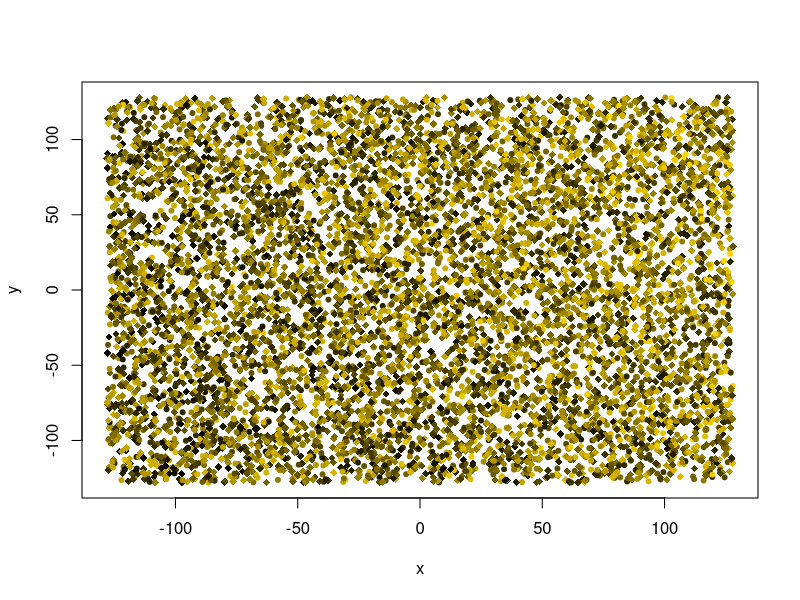
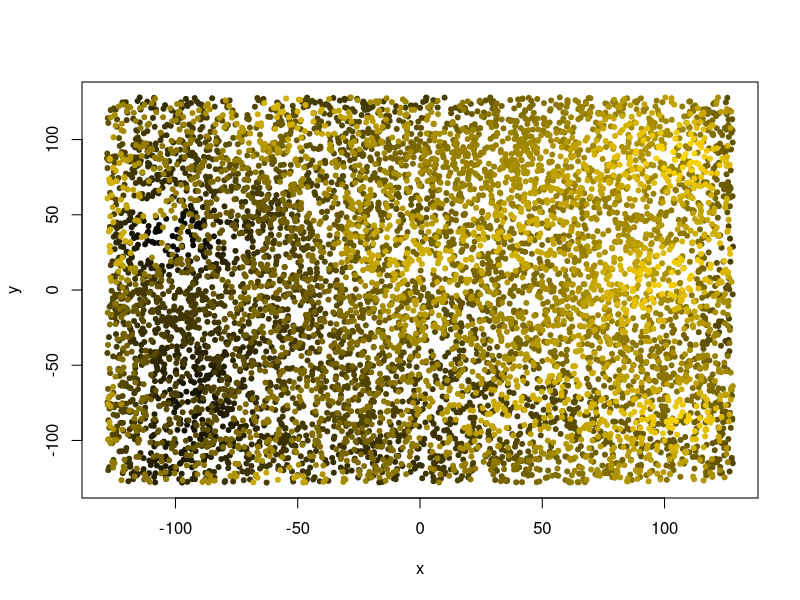
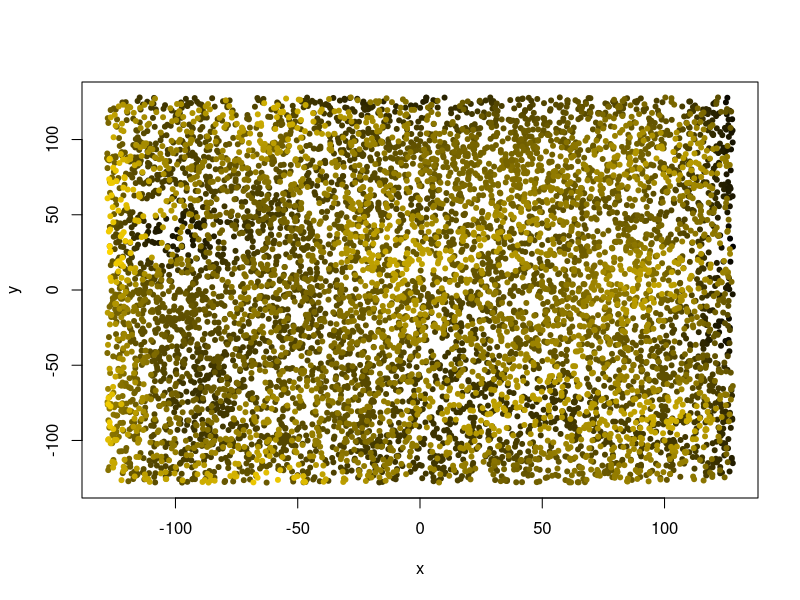

Source code (R) for these figures, in order: (Note: this script raises an error after producing the figures.)
## ---- chunk 1
#| eval: true
void <- suppressPackageStartupMessages

# our beloved tidyverse components:
library("dplyr") |> void() 
library("ggplot2") |> void()
library("ggridges")  |> void() # density ridges
library("parallel")  |> void() # parallel processing, for bootstrapping

set.seed(123)
## ---- chunk 2
n_observations <- 2^13 # sample size
extent <- 128 # width of the playing field
smooth_sigma <- 16 # smoothing range for creating spatial inter-dependence via Gaussian convolution ("smoothing")
zrange <- 2*pi # range of parameter values

# covariate effect magnitudes
a_slope <- pi/3
b_slope <- pi/4

## ---- chunk 3
gimme_points <- function(N = 100, scale = 1.0) (runif(N)*2.0-1.0) * scale
data <- data.frame(
  x = gimme_points(n_observations, extent),
  y = gimme_points(n_observations, extent),
  z_ = gimme_points(n_observations, zrange)
)
knitr::kable(head(data, 5))
## ---- chunk 4

data$a <- 0.7 * data$x / extent + 0.3 * data$y / extent

## ---- chunk 5
data$b <- as.integer(rbinom(n = n_observations, size = 1, prob = 0.4))

data$z <- data$z_ + a_slope * data$a + b_slope * data$b

knitr::kable(head(data, 3))
## ---- chunk 6
#| label: fig-raw-data
#| fig-cap: "The raw data, unsmoothed."

# https://stackoverflow.com/a/9946970
rbpal <- colorRampPalette(c('black','gold'))
color <- rbpal(n_observations)[as.numeric(cut(data$z, breaks = n_observations))]

plot(data$x, data$y, col = color, pch = as.integer(18 + 2*data$b),
  xlab = "x", ylab = "y")
## ---- chunk 7
# compute the difference of all elements of one vector to each other
self_difference <- function(vec) outer(X = vec, Y = vec, FUN = function(X, Y) Y - X )
wrap_difference <- function(vec) outer(X = vec, Y = vec, FUN = function(X, Y) ((Y - X + (extent)) %% (2*extent)) - (extent))

# Calculate the Euclidean distance of the x and y columns in a data frame.
Euclid <- function(data) sqrt(self_difference(data$x)^2 + self_difference(data$y)^2 )
Euclid_wrap <- function(data) sqrt(wrap_difference(data$x)^2 + wrap_difference(data$y)^2 )

# return the lower triangle of a matrix, unpacking it into a vector of unique values
lower_triangle <- function(mat) mat[lower.tri(mat)]
## ---- chunk 8

# smoothing 2D data
smooth <- function(data, sigma = NULL) {
  
  if (sigma <= 0 || is.null(sigma) || is.na(sigma)) {
    return(data$z)
  }

  dist <- Euclid_wrap(data)
  # sigma <- extent / 3
  weight <- dnorm(dist, 0, sigma)
  weight <- weight / colSums(weight)
  # do.call("cbind", rep(list(data$z), length(data$z)))
  
  zmoothed <- weight %*% data$z
  return(zmoothed[, 1])
}
## ---- chunk 9
#| label: fig-smooth-data
#| fig-cap: "The data, smoothed with a 2D Gaussian kernel. The edges are darker due to edge wrapping."

groupwise_smoothing <- function(grp) {
  sub_data <- data %>%
    filter(b == grp)
  sub_data$s <- smooth(sub_data, smooth_sigma)
  return(sub_data)
}

# "split-apply-combine" strategy
data <- bind_rows(lapply(sort(unique(data$b)),
  FUN = groupwise_smoothing
  ))
color <- rbpal(n_observations)[as.numeric(cut(data$s, breaks = n_observations))]
plot(data$x, data$y, col = color, pch = 20,
  xlab = "x", ylab = "y")

## ---- chunk 10
#| label: fig-data-detrend
#| fig-cap: "The smoothed data, again, after de-trending."

data$d <- lm(s ~ x + y, data)$residual # "d" as in "de-trending"

# another sunrise...
color <- rbpal(n_observations)[as.numeric(cut(data$d, breaks = n_observations))]
plot(data$x, data$y, col = color, pch = 20,
  xlab = "x", ylab = "y") 

## ---- chunk 11

# compute raw distance and difference
dist_diff <- data.frame(
  distance = lower_triangle(Euclid_wrap(data)),
  difference_raw = lower_triangle(self_difference(data$z)),
  difference_smooth = lower_triangle(self_difference(data$s)),
  difference = lower_triangle(self_difference(data$d))
)

# limit range, which is a major performance saver.
dist_diff <- dist_diff %>% 
  filter(distance > 0, distance < extent)


# binning, using `cut`
dist_diff$bin1 <- as.factor(
  cut(
    dist_diff$distance,
    breaks = seq(
      0, extent,
      length.out = as.integer(extent/4+1)
    )
  ))
## ---- chunk 12
#| eval: true
#| label: fig-difference-distance-ridges
#| fig-cap: "The difference-distance plot, ridgelines (i.e. density distribution)."

dist_diff %>%
  ggplot(aes(x = abs(difference), y = bin1)) +
  geom_density_ridges(rel_min_height = 0.05,
    quantile_lines = TRUE, quantiles = 4,
    scale = 2.0, bandwidth = 0.05) +
  labs(x = "mean absolute difference", y = "distance bin") +
  xlim(0, 2) +
  theme_bw() + coord_flip() +
  theme(axis.text.x = element_text(angle = 90, vjust = 0.5, hjust=1)) 
## ---- chunk 13
dist_diff$bin <- as.factor(
  cut_number(
      dist_diff$distance,
      n = as.integer(extent)
    ))
## ---- chunk 14
#| label: fig-equibin-sample-size
#| fig-cap: "Sample size per bin for fixed width bins (blue) or fixed sample size bins (turquoise). Consider both for your data set."
b1 <- dist_diff %>%
  summarize("ds" = mean(distance), "n" = n(), .by = bin1)
b2 <- dist_diff %>%
  summarize("ds" = mean(distance), "n" = n(), .by = bin)

ggplot(NULL) +
  geom_step(aes(x = b1$ds, y = b1$n), color = "darkblue") +
  geom_step(aes(x = b2$ds, y = b2$n), color = "turquoise") +
  geom_hline(yintercept = 0, color = "darkgrey") +
  labs(x = "distance (bin average)", y = "samples per bin") +
  theme_bw()
## ---- chunk 15

calculate_semivariance <- function(diff_vector) 1/(2*length(diff_vector)) * sum(diff_vector^2) # "HMSD"

dist_diff_binned <- dist_diff %>% 
  select(-bin1) %>% 
  group_by(bin) %>%
  summarize(across(everything(), list(
      "mean" = mean,
      "absmean" = function(measurements) sum(abs(measurements)) / length(measurements),
      "variance" = var,
      "semivariance" = calculate_semivariance,
      "count" = function(measurements) length(measurements)
    )
  )) %>%
  select(bin, distance_mean, distance_count,
    difference_variance, difference_semivariance, difference_absmean
  ) %>%
  rename(c(
    "variance" = difference_variance,
    "semivariance" = difference_semivariance,
    "mean_abs_difference" = difference_absmean
  ))

# semivariance is NOT simply half the variance
dist_diff_binned$half_variance <- 0.5 * dist_diff_binned$variance
knitr::kable(head(dist_diff_binned), digits = 2)
## ---- chunk 16
#| label: fig-empirical-variogram
#| fig-cap: "The left panel shows mean absolute difference, whereas the right panel is the semivariance, both plotted against the distance."

par(mfrow = c(1,2))
plot(dist_diff_binned$distance_mean, dist_diff_binned$mean_abs_difference,
   type = "o", col = "darkblue",
   xlab = "distance bin number",
   ylab = "mean absolute difference"
   )
plot(dist_diff_binned$distance_mean, dist_diff_binned$semivariance,
   type = "o", col = "darkgreen",
   xlab = "bin average distance",
   ylab = "semivariance"
   )

par(mfrow = c(1,1))
## ---- chunk 17

# wrap a regression function to generate residuals
# the result is the parameter to be minimized.
wrap_target_function <- function(x, y, regressor, parameters) {
  predictions <- regressor(x, parameters)
  differences <- y - predictions

  # optimization superstition: scaling rmse to better read decimals
  differences <- differences * 1000
  return(sqrt(mean(differences^2)))
}

# yet another trick: we can improve model fit on the closer points,
#   by giving them more weight
wrap_target_function_distanceweighted <- function(x, y, regressor, parameters) {
  predictions <- regressor(x, parameters)
  differences <- y - predictions

  # gently improving performance on proximal points:
  differences <- 1000 * differences * 1/sqrt(x)

  rmsd <- sqrt(mean(differences^2))
  return(rmsd)
}


# this can turn regression output into a usable function.
# εὕρηκα, functional programming!
create_prediction_function<- function(regressor, results) {
  fcn <- function(x) {
    regressor(x, results$par)
  }

  return(fcn)
}

# a uniform way to print results
print_regression_results <- function(orsl, label = "") {
  par <- paste(round(orsl$par, 4), collapse = ", ")
  conv <- orsl$convergence
  eps <- orsl$value
  print(sprintf("%s regression: convergence %i at (%s), mse %.1f", label, conv, par, eps))
}

# note: the `epsilon` can be calculated manually with the formula:
#   sum((predictor_function(x) - y)^2)


# Finally, a quick histogram plot of residuals.
plot_residuals_histogram <- function(x, y, predictor_function, ...) {
  residuals <- predictor_function(x) - y
  ggplot(NULL, aes(x = residuals)) +
    geom_histogram(...) +
    theme_bw()
}


## ---- chunk 18
x <- dist_diff_binned$distance_mean
y <- dist_diff_binned$semivariance

linear_function <- function(x, parameters) {
  return(parameters[1] + parameters[2]*x)
}

optimizer_results <- optim(
  par = c(0, 0.05),
  fn = function(parameters) {
    wrap_target_function(x, y, linear_function, parameters)
  }, method = "Nelder-Mead"
)

print_regression_results(optimizer_results, label = "linear")

## ---- chunk 19
#| label: fig-linear-regression
#| fig-cap: "In principle, you can fit anything you like to the semivariance."

predictor_function <- create_prediction_function(linear_function, optimizer_results)

ggplot(NULL, aes(x = x, y = y)) +
  geom_point(size = 2.5, colour = "black", fill = "white", alpha = 0.4) +
  geom_line(aes(x = x, y = predictor_function(x))) +
  theme_minimal()

## ---- chunk 20
#| label: fig-gauss-function
#| fig-cap: "Although it is inverted, scaled, y-shifted, and centered on zero, you will certainly recognize our beloved bell-curve: the Gaussian. Note that we will only use the right half to proceed."

gauss_function <- function(x, parameters) {
  scale <- parameters[1] # height
  mu <- 0 # mean, always zero here
  sigma <- parameters[2] # standard deviation
  nugget <- parameters[3] # height at the zero intercept

  # This parametrization ensures that "nugget < sill" if "scale > 0"
  sill <- scale + nugget

  # the raw, unscaled gaussian kernel
  gauss <- exp(-((x - mu)^2) / (2 * sigma^2))

  # the bell should point downwards:
  result <- sill - scale * gauss

  return(result)
}

try_x <- seq(-pi, pi, length.out = 100)
try_y <- gauss_function(try_x, parameters = c(1.5, 1., 0.5))

plot(try_x, try_y, type = "l", xlab = "x", ylab = "y", ylim = c(0, 2.))
abline(v = 0)

## ---- chunk 21


x <- dist_diff_binned$distance_mean
y <- dist_diff_binned$semivariance # multiplied to support optimizer

start_values <- c(zrange, smooth_sigma, 0.) 
optimizer_results <- optim(
  par = start_values,
  lower = c(0.0, 0.0, 0.0), # all positive parameters
  upper = c(2 * zrange, extent / 4, zrange), # prevent crazy outcomes
  fn = function(parameters) {
    wrap_target_function_distanceweighted(x, y, gauss_function, parameters)
  },
  control = list("fnscale" = 1e-8),
  method = "L-BFGS-B"
)

predictor_function <- create_prediction_function(
  gauss_function,
  optimizer_results
)

print_regression_results(optimizer_results, label = "Gauss")

## ---- chunk 22
#| label: fig-gauss-residuals
#| fig-cap: "Residual distribution of the Gaussian model for semivariance."
plot_residuals_histogram(x, y, predictor_function,
  bins = 32, fill = "lightgray", color = "black")
## ---- chunk 23
scale <- optimizer_results$par[1]
range <- optimizer_results$par[2]
nugget <- optimizer_results$par[3]
sill <- nugget + scale
## ---- chunk 24
#| label: fig-gauss-variogram
#| fig-cap: "Variogram of the simulated data, using a Gauss model."

predx <- seq(0, extent, length.out = 2*extent + 1)

ggplot(NULL, aes(x = x, y = y)) +
  geom_vline(xintercept = range, color = "darkgrey") +
  geom_hline(yintercept = nugget, color = "darkgrey") +
  # geom_hline(yintercept = sill, color = "darkgrey") +
  geom_point(size = 2.5, colour = "black", fill = "white", alpha = 0.4) +
  geom_line(aes(x = predx, y = predictor_function(predx))) +
  theme_minimal()

## ---- chunk 25

fit_variogram <- function(
                   x, y, value, fcn,
                   difference_parameter = c("semivariance", "var", "mad"),
                   skip_detrend = FALSE,
                   verbose = TRUE,
                   ...) {
  # the ellipsis ( , ...) will pass through optimizer parameters

  # convenience structure to match the above
  df <- data.frame(x = x, y = y, z = value)

  # de-trending, optionally disabled
  if (skip_detrend) {
    df$d <- df$z
  } else {
    df$d <- lm(z ~ x + y, df)$residual
  }

  # distance-difference
  dd <- data.frame(
      dist = lower_triangle(Euclid_wrap(df)),
      diff = lower_triangle(self_difference(df$d))
    ) %>%
    filter(dist > 0, dist < extent)

  # binning (could be improved!)
  dd$bin <- as.factor(cut(dd$dist, breaks = as.integer(extent/2)))
  dd_binned <- dd %>% 
    group_by(bin) %>%
    summarize(across(everything(), list(
        "mean" = mean,
        "absmean" = function(vec) sum(abs(vec)) / length(vec),
        "variance" = var,
        "semivariance" = function(vec) 1 / (2 * length(vec)) * sum(vec^2),
        "count" = function(vec) length(vec)
      )
    )) %>%
    select(bin, dist_mean, dist_count,
      diff_variance, diff_semivariance, diff_absmean
    ) %>%
    rename(c(
      "var" = diff_variance,
      "semivariance" = diff_semivariance,
      "mad" = diff_absmean
    ))

  # regression
  regx <- dd_binned$dist_mean

  diffpar <- match.arg(difference_parameter, several.ok = FALSE)
  regy <- 0.5 * dd_binned %>% pull(!!diffpar)


  optimizer_results <- optim(
    fn = function(parameters) {
      wrap_target_function_distanceweighted(regx, regy, fcn, parameters)
    },
    ...
  )

  if (verbose) print_regression_results(optimizer_results, label = "")

  # store everything in one list;
  # do I sense a smidgen of OOP here? No, not really.
  optimizer_results$fcn <- fcn
  optimizer_results$regx <- regx
  optimizer_results$regy <- regy
  optimizer_results$diffpar <- diffpar

  return(optimizer_results)
}

## ---- chunk 26

matern_function <- function(d, parameters) {
  scale <- parameters[1] # related to semivariance
  sigma <- parameters[2] # related to actual range; turning point
  nugget <- parameters[3] # minimum difference (at the intercept)
  nu <- parameters[4] # shape parameter

  sill <- scale + nugget
  z <- sqrt(2 * nu) * d / sigma
  K <- suppressWarnings(besselK(z, nu))
  matern <- (z)^nu * K / (2^(nu - 1) * gamma(nu))
  result <- sill - scale * matern
  
  result[is.na(result)] <- 0
  return(result)
}

## ---- chunk 27
plot_matern <- function(optimizer_results) {

  # retrieve everything 
  fcn <- optimizer_results$fcn
  regx <- optimizer_results$regx
  regy <- optimizer_results$regy
  diffpar <- optimizer_results$diffpar

  # wrap the function with the optimized parameters
  predictor_function <- create_prediction_function(
    fcn,
    optimizer_results
  )

  # extract parameters
  scale <- optimizer_results$par[1]
  sigma <- optimizer_results$par[2]
  range <- optimizer_results$par[2]
  nugget <- optimizer_results$par[3]
  sill <- scale + nugget


  # plotting
  plotx <- seq(0, extent, length.out = 2 * extent + 1)
  plotx <- plotx[plotx > 0]
  
  g <- ggplot(NULL, aes(x = regx, y = regy)) +
    geom_vline(xintercept = range, color = "darkgrey") +
    geom_hline(yintercept = nugget, color = "darkgrey") +
    geom_hline(yintercept = sill, color = "darkgrey") +
    geom_point(size = 2.5, colour = "black", fill = "white", alpha = 0.4) +
    geom_line(aes(x = plotx, y = predictor_function(plotx))) +
    labs(
      title = "Matérn regression, with range indicated (vertical line)",
      y = diffpar,
      x = "distance"
      ) +
    theme_minimal()

  return(g)
}


## ---- chunk 28
#| label: fig-alldata-variogram
#| fig-cap: "Variogram of all the data, with a Matérn fit. Warning: the y-axis display range is limited."

vg_all <- fit_variogram(
    x = data$x,
    y = data$y,
    value = data$s,
    fcn = matern_function,
    par = c(zrange, smooth_sigma, 0., 1.),
    lower = c(0.0, 0.0, 0., 0.001),
    upper = c(10, 100, 100, 100),
    control = list("fnscale" = 1e-8),
    method = "L-BFGS-B" 
  )
plot_matern(vg_all) # + ylim(0, 0.25)

## ---- chunk 29
#| label: fig-subdata-variogram
#| fig-cap: "Variogram of the sub-data in the `b == 0` category."
semi_data <- data %>%
  filter(b == 0)

vg_b0 <- fit_variogram(
    x = semi_data$x,
    y = semi_data$y,
    value = semi_data$s,
    fcn = matern_function,
    par = c(zrange, smooth_sigma, 0., 1.),
    lower = c(0.0, 0.0, 0., 0.001),
    upper = c(10, 100, 100, 100),
    control = list("fnscale" = 1e-8),
    method = "L-BFGS-B" 
  )
plot_matern(vg_b0)


## ---- chunk 30
#| label: fig-subdata-variogram-b1
#| fig-cap: "Variogram of the sub-data in the `b == 1` category."
semi_data <- data %>%
  filter(b == 1)
vg_b1 <- fit_variogram(
    x = semi_data$x,
    y = semi_data$y,
    value = semi_data$s,
    fcn = matern_function,
    par = c(zrange, smooth_sigma, 0., 1.),
    lower = c(0.0, 0.0, 0., 0.001),
    upper = c(10, 100, 100, 100),
    control = list("fnscale" = 1e-8),
    method = "L-BFGS-B" 
  )
plot_matern(vg_b1)

## ---- chunk 31
#| label: fig-variogram-nodetrend
#| fig-cap: "Variogram of the data with de-trending disabled."
vg_nodetrend <- fit_variogram(
    x = data$x,
    y = data$y,
    value = data$s,
    fcn = matern_function,
    skip_detrend = TRUE,
    par = c(zrange, smooth_sigma, 0., 1.),
    lower = c(0.0, 0.0, 0., 0.001),
    upper = c(10, 100, 100, 100),
    control = list("fnscale" = 1e-8),
    method = "L-BFGS-B" 
  )
plot_matern(vg_nodetrend)

## ---- chunk 32
#| label: fig-variogram-rawdata
#| fig-cap: "Variogram of the Non-Toblerian raw data, i.e. random data without spatial relation."

vg_nosmoothing <- fit_variogram(
    x = data$x,
    y = data$y,
    value = data$z,
    fcn = matern_function,
    skip_detrend = TRUE,
    par = c(zrange, smooth_sigma, 0., 1.),
    lower = c(0.0, 0.0, 0., 0.99),
    upper = c(100, 100, 0.01, 1.01),
    control = list("fnscale" = 1e-8),
    method = "L-BFGS-B" 
  )
plot_matern(vg_nosmoothing)
## ---- chunk 33
#| label: fig-mad-variogram
#| fig-cap: "Is it still a variogram if we do not use semivariance?"

vg_mad <- fit_variogram(
    x = data$x,
    y = data$y,
    value = data$s,
    difference_parameter = "mad",
    fcn = matern_function,
    par = c(zrange, smooth_sigma, 0., 1.),
    lower = c(0.0, 0.0, 0., 0.001),
    upper = c(10, 100, 100, 100),
    control = list("fnscale" = 1e-8),
    method = "L-BFGS-B" 
  )
plot_matern(vg_mad)

## ---- chunk 34

subset_bootstrap <- function(i){

  set.seed(i)

  # choose a random subset of data rows
  selected_rows <- sample(
    1:nrow(data), 
    # as.integer(nrow(data)), # <- normally, you would reproduce original sample size
    as.integer(nrow(data) / 10), # <- for demonstration, I take smaller samples
    replace = TRUE
    )

  # Obtain the bootstrap sample:
  bootstrap_sample <- data[selected_rows, ]

  # run the variogram analysis
  optimizer_results <- fit_variogram(
    x = bootstrap_sample$x,
    y = bootstrap_sample$y,
    value = bootstrap_sample$s,
    difference_parameter = "mad",
    verbose = FALSE,
    fcn = matern_function,
    par = c(zrange, smooth_sigma, 0., 1.),
    lower = c(0.0, 0.0, 0., 0.001),
    upper = c(10, 100, 100, 100),
    control = list("fnscale" = 1e-8),
    method = "L-BFGS-B" 
  )

  # collect the results
  strap <- as.data.frame(list(
    "iteration" = i,
    "scale" = optimizer_results$par[1], 
    "sigma" = optimizer_results$par[2], 
    "nugget" = optimizer_results$par[3], 
    "nu" = optimizer_results$par[4], 
    "conv" = optimizer_results$convergence,
    "rmse" = optimizer_results$value
    ))
  return(strap)

}

# print(subset_bootstrap(1)) # test before use
## ---- chunk 35
n_iterations <- 2^12

# using the `parallel` toolbox
bootstraps <- bind_rows(mclapply(
    1:n_iterations,
    subset_bootstrap,
    mc.cores = max(c(1, detectCores()-2))
    ))

## ---- chunk 36
#| label: fig-bootstrapping_sigma
#| fig-cap: "Bootstrapping results for the `sigma` parameter."

bootstraps %>% 
  filter(conv == 0, sigma < 95) %>% 
  ggplot(aes(x = sigma)) +
  geom_histogram(bins = 64, color = "black", fill = "steelblue") +
  geom_vline(xintercept = smooth_sigma) +
  theme_minimal()
## ---- chunk 37
bootstrap_quantiles <- bootstraps %>%
  filter(conv == 0, sigma < 95) %>% 
  select(-iteration, -conv) %>% 
  reframe(across(
    everything(), 
    function(param) quantile(param, c(0.02, 0.5, 0.98))
  )) %>% 
  mutate(quantile = 100 * c(0.02, 0.5, 0.98))
knitr::kable(bootstrap_quantiles, digits = 1)
